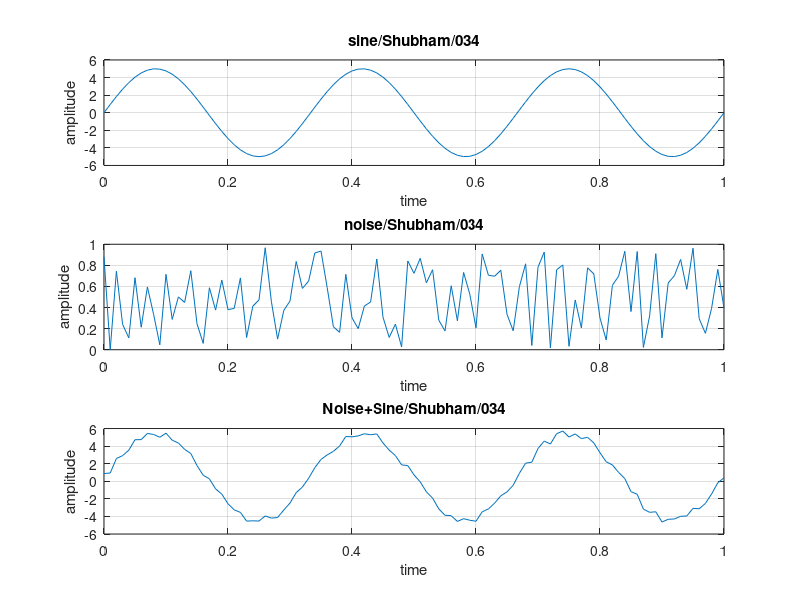

The MATLAB source for this figure:
%Lab 2-Elementary Signal Generation

%Construct a sine wave of certain amplitude and frequency, then construct a
%noise wave, also construct a noise added sine wave. Now, plot all these
%three signals in a single screen

clc
close all;
clear all;
a=5;
f=3;
t=0:0.01:1;
x=a*sin(2*pi*f*t);
subplot(3,1,1);
plot(t,x);
xlabel('time');
ylabel('amplitude');
title('sine/Shubham/034');
grid on;

y=rand(1,length(t));
subplot(3,1,2);
plot(t,y);
xlabel('time');
ylabel('amplitude');
title('noise/Shubham/034');
grid on;
z=x+y;
subplot(3,1,3);
plot(t,z);
xlabel('time');
ylabel('amplitude');
title('Noise+Sine/Shubham/034');
grid on;
